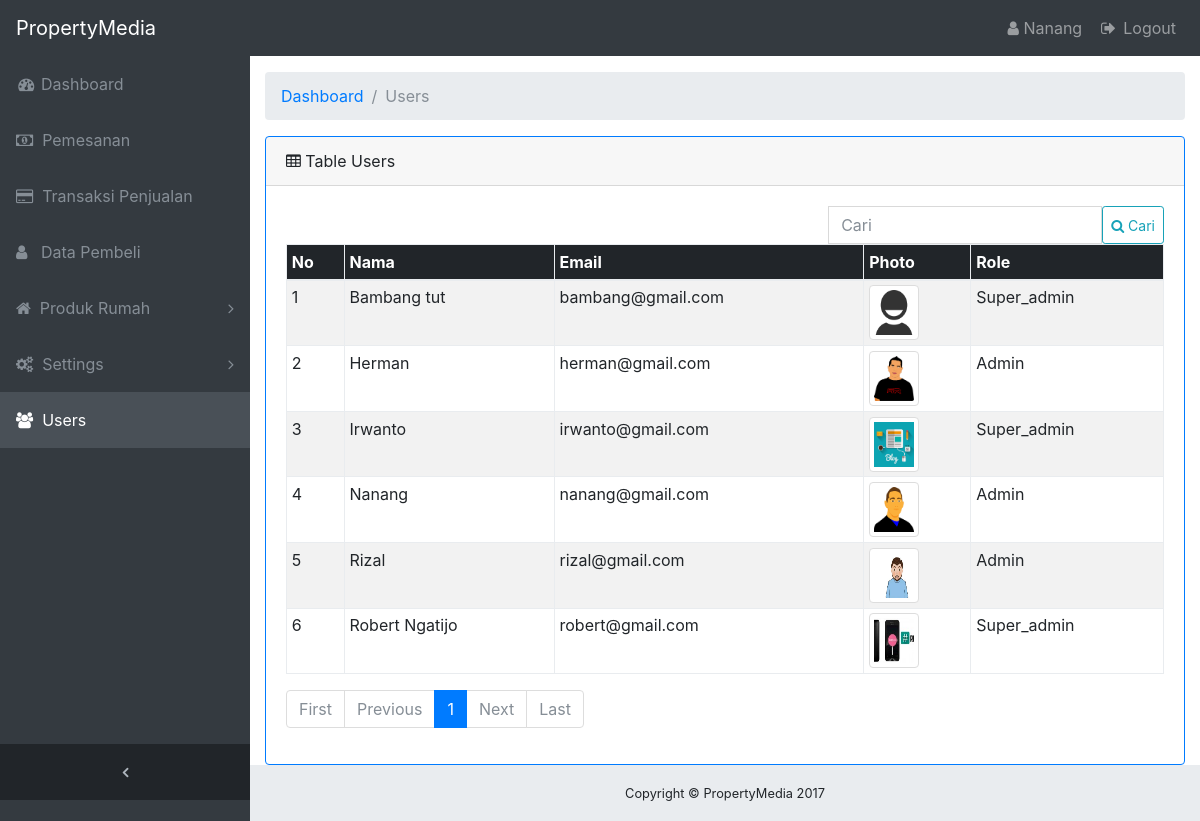
/admin/?menu=users (signed in), run on the app's committed database.
### tables this page shows
CREATE TABLE `users` (
  `id` int(11) NOT NULL,
  `nama` varchar(150) NOT NULL,
  `email` varchar(150) NOT NULL,
  `password` varchar(150) NOT NULL,
  `photo` varchar(225) NOT NULL,
  `role` varchar(50) NOT NULL
);

### admin/core/config_database.php (called while the page is built, shortened)
<?php
class Database
{
	private $config = array(
				"servername"	=>	"localhost",
				"username"		=>	"root",
				"password"		=>	"",
				"dbname"		=>	"property",
			);
	function mySqli()
	{
		$this->db = new mysqli($this->config["servername"], $this->config["username"], $this->config["password"], $this->config["dbname"]);
		return $this->db;
	}
}
?>

### admin/core/db_mysqli.php (called while the page is built, shortened)
<?php
require_once 'config_database.php';
class Model_mysqli extends Database
{
	private $db;
	private $table;
	private $primary_id = "id";
	function __construct()
	{
		$this->db = parent::mySqli();
	}
	public function setTable($tablName)
	{
		$this->table = $tablName;
	}
	public function findData($select=false,$where=false,$orderBy=false,$search=false,$join=false,$limit=false,$offset=false,$groupBy=false)
	{
		if ($select) {
			$select = is_array($select) ? implode(", ", $select) : $select;
		} else {
			$select = "*";
		}
		$sql = "SELECT ".$select." FROM ".$this->table." ";
		if ($search) {
			$field = null;
			if ($where) {
				$sql .= " AND ( ";
				foreach ($search as $key => $value) {
					$value = self::escape_quote($value);
					$field .= "OR ".$key." LIKE '%".$value."%' ";
				}
				$sql .= substr($field, 3)." ) ";
			} else {
				$sql .= " WHERE ";
				foreach ($search as $key => $value) {
					$value = self::escape_quote($value);
					$field .= "OR ".$key." LIKE '%".$value."%' ";
				}
				$sql .= substr($field, 3);
			}
		}
		if ($orderBy) {
			$sql .= " ORDER BY ";
			$field = null;
			if (is_array($orderBy)) {
				foreach ($orderBy as $key => $value) {
					$field .= ", ".$key." ".$value;
				}
				$sql .= substr($field, 2);
			} else {
				$sql .= $orderBy;
			}
		}
		if ($limit) {
			$offset = $offset == true ? " OFFSET ".self::escape_quote($offset) : "";
			$sql .= " LIMIT ".$limit." ".$offset;
		}
		$result = $this->db->query($sql);
		return $result->fetch_all(MYSQLI_ASSOC);
	}
	public function getCount($where=false,$search=false,$join=false)
	{
		$sql = "SELECT * FROM ".$this->table." ";
		if ($search) {
			$field = null;
			if ($where) {
				$sql .= " AND ( ";
				foreach ($search as $key => $value) {
					$value = self::escape_quote($value);
					$field .= "OR ".$key." LIKE '%".$value."%' ";
				}
				$sql .= substr($field, 3)." ) ";
			} else {
				$sql .= " WHERE ";
				foreach ($search as $key => $value) {
					$value = self::escape_quote($value);
					$field .= "OR ".$key." LIKE '%".$value."%' ";
				}
				$sql .= substr($field, 3);
			}
		}
		$result = $this->db->query($sql);
		return $result->num_rows;
	}
	public function findDataPaging($page,$limit=10,$select=false,$where=false,$orderBy=false,$search=false,$join=false)
	{
		$offset = ($page - 1) * $limit;
		$result = self::findData($select,$where,$orderBy,$search,$join,$limit,$offset);
		return $result;
	}
	public function getCountPaging($limit=10,$where=false,$search=false,$join=false)
	{
		$result = self::getCount($where,$search,$join);
		$result = ceil($result / $limit);
		return $result;
	}
	public function getById($id)
	{
		$id = self::escape_quote($id);
		$sql = "SELECT * FROM ".$this->table." WHERE ".$this->primary_id." = ".$id;
		$result = $this->db->query($sql);
		if ($result) {
			return $result->fetch_assoc();
		} else {
			return false;
		}
	}
	public function escape_quote($value)
	{
		$value = $this->db->real_escape_string($value);
		return $value;
	}
}
?>

### admin/menu/users/index.php (the view, shortened to what this page needs)
<ol class="breadcrumb">
  	<li class="breadcrumb-item">
    	<a href="/property/admin/">Dashboard</a>
 	</li>
  	<li class="breadcrumb-item active">Users</li>
</ol>
<?php
	$model = new Model_mysqli();
	$model->setTable("users");
	$orderBy = array(
			"nama"	=>	"ASC",
		);
	$search = array(
			"nama"	=>	isset($_GET["search"]) ? $_GET["search"] : '',
			"email"	=>	isset($_GET["search"]) ? $_GET["search"] : '',
			"role"	=>	isset($_GET["search"]) ? $_GET["search"] : '',
		);
	$page = isset($_GET["page"]) ? $_GET["page"] : 1;
	$result = $model->findDataPaging($page,10,false,false,$orderBy,$search);
	$total_pages = $model->getCountPaging(10,false,$search);
?>
<div class="card border-primary ">
  	<div class="card-header"><i class="fa fa-table"></i> Table Users</div>
  	<div class="card-body ">
  		<div class="row">
		  	<div class="col-md-4">
		  	</div>
		  	<div class="col-md-8">
		  		<form method="get" class="form-inline pull-right">
					<div class="form-group">
					    <div class="input-group">
						    <input type="text" name="search" value="<?php echo isset($_GET["search"]) ? $_GET["search"] : ''; ?>" class="form-control" placeholder="Cari">
						    <button type="submit" class="btn btn-outline-info btn-sm"><i class="fa fa-search"></i> Cari</button>
					    </div>
					</div>
				</form>
		  	</div>
		</div>
	    <table id="tableUsers" class="table table-striped table-bordered table-sm table-responsive" style="width:100%">
			<thead class="thead-inverse">
				<tr>
    				<th>No</th>
    				<th>Nama</th>
					<th>Email</th>
					<th>Photo</th>
    				<th>Role</th>
				</tr>
			</thead>
			<tbody>
				<?php
					$no = ($page - 1) * 10;
					foreach($result as $item) :
						$no++;
				?>
						<tr>
							<td><?php echo $no; ?></td>
							<td><?php echo $item["nama"]; ?></td>
							<td><?php echo $item["email"]; ?></td>
							<td>
								<?php $img = $item["photo"] == "" ? "img/user_image.png" : "upload/users/".$item["photo"]; ?>
								<img src="<?php echo $img; ?>" class="img-responsive img-thumbnail" style="width:50px; height:55px;">
							</td>
							<td><?php echo ucfirst($item["role"]); ?></td>
						</tr>
				<?php
					endforeach;
				?>
			</tbody>
		</table>
  	</div>
</div>

### admin/template/header.php (shortened to what this page needs)
<!DOCTYPE html>
<html lang="en">
  <head>
    <link href="assets/vendor/bootstrap/css/bootstrap.min.css" rel="stylesheet">
    <link href="assets/vendor/font-awesome/css/font-awesome.min.css" rel="stylesheet" type="text/css">
    <link href="assets/vendor/datatables/dataTables.bootstrap4.css" rel="stylesheet">
    <link href="assets/css/sb-admin.css" rel="stylesheet">
  </head>
  <body class="fixed-nav sticky-footer bg-dark" id="page-top">
    <nav class="navbar navbar-expand-lg navbar-dark bg-dark fixed-top" id="mainNav">
      <a class="navbar-brand" href="/property/admin/">PropertyMedia</a>
      <div class="collapse navbar-collapse" id="navbarResponsive">
        <ul class="navbar-nav navbar-sidenav" id="exampleAccordion">
        <?php
            if (isset($_GET["menu"])) {
                $menu = $_GET["menu"];
                $uri = explode("/", $menu);
                $uri = $uri[0];
            } else {
                $uri = "";
            }
         ?>
          <li class="nav-item <?php echo !isset($menu) ? 'active' : ''; ?>" data-toggle="tooltip" data-placement="right" title="Dashboard">
            <a class="nav-link" href="/property/admin/">
              <i class="fa fa-fw fa-dashboard"></i>
              <span class="nav-link-text">
                Dashboard</span>
            </a>
          </li>
          <li class="nav-item <?php echo $uri == 'pemesanan' ? 'active' : ''; ?>" data-toggle="tooltip" data-placement="right" title="Pemesanan">
            <a class="nav-link" href="?menu=pemesanan">
              <i class="fa fa-money"></i>&nbsp;
              <span class="nav-link-text">
                Pemesanan</span>
            </a>
          </li>
          <li class="nav-item <?php echo $uri == 'penjualan' ? 'active' : ''; ?>" data-toggle="tooltip" data-placement="right" title="Pemesanan">
            <a class="nav-link" href="?menu=penjualan">
              <i class="fa fa-credit-card"></i>&nbsp;
              <span class="nav-link-text">
                Transaksi Penjualan</span>
            </a>
          </li>
          <li class="nav-item <?php echo $uri == 'pembeli' ? 'active' : ''; ?>" data-toggle="tooltip" data-placement="right" title="Data Pembeli">
            <a class="nav-link" href="?menu=pembeli">
              <i class="fa fa-user"></i>&nbsp;&nbsp;
              <span class="nav-link-text">
                Data Pembeli</span>
            </a>
          </li>
          <li class="nav-item" data-toggle="tooltip" data-placement="right" title="Produk Rumah">
            <a class="nav-link nav-link-collapse <?php if($uri == 'rumah_kategori' || $uri == 'rumah') { echo '';} else { echo 'collapsed'; } ?>" data-toggle="collapse" href="#collapseExamplePages" data-parent="#exampleAccordion">
              <i class="fa fa-home"></i>&nbsp;
              <span class="nav-link-text">
                Produk Rumah</span>
            </a>
          </li>
          <li class="nav-item" data-toggle="tooltip" data-placement="right" title="Settings">
            <a class="nav-link nav-link-collapse <?php if($uri == 'about' || $uri == 'contact' || $uri == 'sosmed') { echo '';} else { echo 'collapsed'; } ?>" data-toggle="collapse" href="#settings" data-parent="#settings">
              <i class="fa fa-gears"></i>&nbsp;
              <span class="nav-link-text">
                Settings</span>
            </a>
          </li>
          <li class="nav-item <?php echo $uri == 'users' ? 'active' : ''; ?>" data-toggle="tooltip" data-placement="right" title="Users">
            <a class="nav-link" href="?menu=users">
              <i class="fa fa-users"></i>&nbsp;
              <span class="nav-link-text">
                Users</span>
            </a>
          </li>
        </ul>
        <ul class="navbar-nav sidenav-toggler">
          <li class="nav-item">
            <a class="nav-link text-center" id="sidenavToggler">
              <i class="fa fa-fw fa-angle-left"></i>
            </a>
          </li>
        </ul>
        <ul class="navbar-nav ml-auto">
          <li class="nav-item">
            <a href="?menu=users/profile" class="nav-link">
              <i class="fa fa-user"></i>
              <?php
                  $model = new Model_mysqli();
                  $model->setTable("users");
                  $adminNama = $model->getById($admin["id"]);
                  echo $adminNama["nama"];
              ?>
            </a>
          </li>
          <li class="nav-item">
            <a class="nav-link" data-toggle="modal" data-target="#exampleModal">
              <i class="fa fa-fw fa-sign-out"></i>
              Logout</a>
          </li>
        </ul>
      </div>
    </nav>
    <div class="content-wrapper">
      <div class="container-fluid">

### admin/assets/css/sb-admin.css (style rules this page uses)
html { position: relative; min-height: 100%; }
body.sticky-footer { margin-bottom: 56px; }
body.sticky-footer .content-wrapper { min-height: calc(100vh - 56px - 56px); }
body.fixed-nav { padding-top: 56px; }
.content-wrapper { min-height: calc(100vh - 56px); padding-top: 1rem; }
#mainNav .navbar-collapse { overflow: auto; max-height: 75vh; }
#mainNav .navbar-collapse .navbar-nav .nav-item .nav-link { cursor: pointer; }
#mainNav .navbar-collapse .navbar-sidenav .nav-link-collapse:after { float: right; content: '\f107'; font-family: 'FontAwesome'; }
#mainNav .navbar-collapse .navbar-sidenav .nav-link-collapse.collapsed:after { content: '\f105'; }
#mainNav .navbar-collapse .sidenav-toggler { display: none; }
@media (min-width: 992px) { #mainNav .navbar-brand { width: 250px; } }
@media (min-width: 992px) { #mainNav .navbar-collapse { overflow: visible; max-height: none; } }
@media (min-width: 992px) { #mainNav .navbar-collapse .navbar-sidenav { position: absolute; top: 0; left: 0; overflow-x: hidden; overflow-y: auto; -webkit-flex-direction: column; -ms-flex-direction: column; flex-direction: column; margin-top: 56px; } }
@media (min-width: 992px) { #mainNav .navbar-collapse .navbar-sidenav > .nav-item { width: 250px; padding: 0; } }
@media (min-width: 992px) { #mainNav .navbar-collapse .navbar-sidenav > .nav-item > .nav-link { padding: 1em; } }
#mainNav.navbar-dark .navbar-collapse .navbar-sidenav .nav-link-collapse:after { color: #868e96; }
#mainNav.navbar-dark .navbar-collapse .navbar-sidenav > .nav-item > .nav-link { color: #868e96; }
@media (min-width: 992px) { #mainNav.navbar-dark .navbar-collapse .navbar-sidenav { background: #343a40; } }
@media (min-width: 992px) { #mainNav.navbar-dark .navbar-collapse .navbar-sidenav li.active a { color: white !important; background-color: #495057; } }
#mainNav.fixed-top .sidenav-toggler { display: none; }
@media (min-width: 992px) { #mainNav.fixed-top .navbar-sidenav { height: calc(100vh - 112px); } }
@media (min-width: 992px) { #mainNav.fixed-top .sidenav-toggler { position: absolute; top: 0; left: 0; display: flex; overflow-x: hidden; overflow-y: auto; -webkit-flex-direction: column; -ms-flex-direction: column; flex-direction: column; margin-top: calc(100vh - 56px); } }
@media (min-width: 992px) { #mainNav.fixed-top .sidenav-toggler > .nav-item { width: 250px; padding: 0; } }
@media (min-width: 992px) { #mainNav.fixed-top .sidenav-toggler > .nav-item > .nav-link { padding: 1em; } }
#mainNav.fixed-top.navbar-dark .sidenav-toggler { background-color: #212529; }
#mainNav.fixed-top.navbar-dark .sidenav-toggler a i { color: #adb5bd; }
.content-wrapper { overflow-x: hidden; background: white; }
@media (min-width: 992px) { .content-wrapper { margin-left: 250px; } }
#sidenavToggler i { font-weight: 800; }

### data on the page
users: nama "Nanang", email "nanang@gmail.com", photo (picture), role "Admin"
users: nama "Bambang tut", email "bambang@gmail.com", shows a picture, role "Super_admin"
users: nama "Herman", email "herman@gmail.com", photo (picture), role "Admin"
users: nama "Irwanto", email "irwanto@gmail.com", photo (picture), role "Super_admin"
users: nama "Rizal", email "rizal@gmail.com", photo (picture), role "Admin"
users: nama "Robert Ngatijo", email "robert@gmail.com", photo (picture), role "Super_admin"
